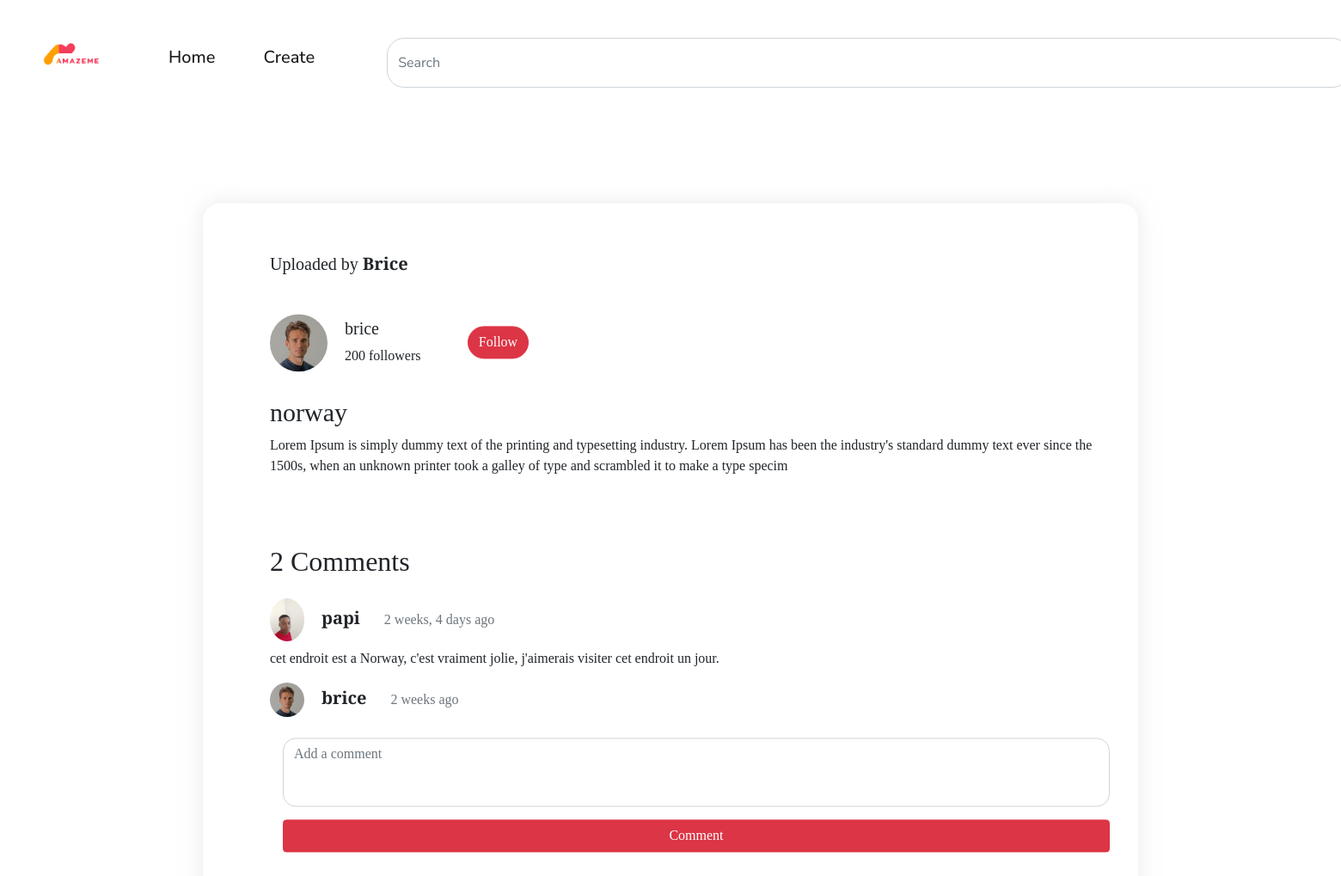
The page /post_view/norway on the database its author committed.
### app/models.py (models this page shows, shortened)
class Post(models.Model):
    image = models.ImageField(upload_to='images', null=False, blank=False)
    title = models.CharField(max_length=120, null=True, blank=True)
    description = models.TextField()
    author = models.ForeignKey(User, on_delete=models.CASCADE, blank=True)
    slug = models.SlugField(max_length=120, unique=True)
    created = models.DateTimeField(auto_now_add=True, null=True, blank=True)
    updated = models.DateTimeField(auto_now=True, null=True, blank=True)
    picuser = models.ForeignKey(ProfileUser,on_delete=models.SET_NULL, related_name='profile', blank=True, null=True)
    class Meta:
        ordering = ('-created', '-updated',)

class ProfileUser(models.Model):
    image = models.ImageField(upload_to='images', blank=True, null=True)
    user = models.OneToOneField(User, on_delete=models.CASCADE, blank=True)
    description = models.TextField()

class Comment(models.Model):
    post =  models.ForeignKey(Post, on_delete=models.CASCADE)
    body = models.TextField(blank=True, null=True)
    updated = models.DateTimeField(auto_now=True)
    created = models.DateTimeField(auto_now_add=True)
    author = models.ForeignKey(User, on_delete=models.CASCADE, null=True, blank=True)
    pic = models.ForeignKey(ProfileUser,on_delete=models.SET_NULL, related_name='pic', blank=True, null=True)

### app/views.py (the view, shortened to what this page needs)
# urls.py: path('post_view/<slug:slug>', views.postView, name='post-view'),
def postView(request, slug):
    view = Post.objects.get(slug=slug)
    comments = view.comment_set.all()
    comment_count = comments.count()
    comment = CommentForm(data=request.GET)
    postnavs = Post.objects.all().order_by('-created')[0:3]
    context = {'view': view,
               'comment': comment,
               'comments': comments,
               'comment_count': comment_count,
               'postnavs': postnavs
               }
    return render(request, 'app/post_view.html', context)

### app/forms.py
class CommentForm(forms.ModelForm):
    class Meta:
        model = Comment
        fields = ('body',)
        labels = {'body': _("")}
    def __init__(self, *args, **kwargs):
        super().__init__(*args, **kwargs)
        self.fields['body'].widget.attrs['placeholder'] = 'Add a comment'
        self.fields['body'].widget.attrs['class'] = 'form-control'

### app/templates/app/post_view.html (shortened to what this page needs)
{% extends 'main.html' %}
{% load static %}
{% block content %}
<section class="container-fluids d-flex justify-content-center">
    <div class="post-view container-register">
       <div class="d-flex flex-column align-items-start" style="margin-left: 30px">
            <div class="mt-2 mb-3">
                <p class="fs-5" style="font-size:50px">Uploaded by
                    <span class="me-4 fw-bold">{{view.author | title}}</span>
                </p>
            </div>
            <div class="d-flex align-items-center">
                <img class="rounded-circle" src="{{view.picuser.image.url}}" alt="" style="width: 67px;margin-right: 20px;"/>
                <div class="d-flex flex-column mt-3">
                    <h3 class="fs-5">{{view.author}}</h3>
                    <p>200 followers</p>
                </div>
                <button class="btn btn-danger rounded-pill" style="margin-left: 3.4em;" type="submit">Follow</button>
            </div>
        <h2 style="font-size:30px;margin-top:20px">{{view.title}}</h2>
        <p class="text-start">{{view.description}}</p>
        <h2 class="" style="font-size:32px;margin-top:2em;">{{comment_count}} Comment{{comment_count | pluralize}}</h2>
        <div class="d-flex flex-column justify-content-start align-items-start mt-3 view-comment">
            {% for coment in comments %}
            <div class="d-flex align-items-center justify-content-start">
                <img class="rounded-circle" src="{{coment.pic.image.url}}" alt="" style="width:40px;margin-right:20px;"/>
                <h4 class="fs-5 fw-bold mt-1">{{coment.author}}<span class="fw-normal fs-6 mx-4 text-muted"> {{coment.created | timesince}} ago</span></h4>
            </div>
            <p class="mt-2 text-start">{{coment.body}}</p>
            {% empty %}
            <p style="font-size:1.4em;" class="">Write your first comment</p>
            {% endfor %}
        </div>
            <form method="POST" class="view-post">
                {{comment}}
                <button type="submit" class="btn btn-danger">Comment</button>
            </form>
       </div>
    </div>
</section>
{% endblock content %}

### auths/static/auths/style.css (style rules this page uses)
.container-fluids { position: relative; flex-wrap: wrap; height: 60em; }
.container-register { display: flex; flex-direction: column; position: absolute; top: 5%; transform: translate(0, 5%); font-family: 'PT Serif', serif; -webkit-box-shadow: 0px 0px 23px 1px rgba(219, 219, 219, 0.56); -moz-box-shadow: 0px 0px 23px 1px rgba(219, 219, 219, 0.56); box-shadow: 0px 0px 23px 1px rgba(219, 219, 219, 0.56); border-radius: 20px; width: 40em; height: 50em; padding: 3em; margin-bottom: 20rem; }
.container-register img { text-align: center; margin: 0 auto; width: 10em; }
.container-register h2 { font-weight: 500; font-size: 50px; display: flex; flex-direction: column; align-items: center; }
.container-register form { display: flex; flex-direction: column; margin: 15px; }
.container-register form button { margin-top: 15px; }
.container-register p { text-align: center; }
.container-register form textarea { margin-top: 5px; border-radius: 15px; display: block; width: 100%; padding: 0.375rem 0.75rem; font-size: 1rem; font-weight: 400; line-height: 1.5; color: #212529; background-color: #fff; background-clip: padding-box; border: 1px solid #ced4da; -webkit-appearance: none; -moz-appearance: none; appearance: none; transition: border-color .15s ease-in-out, box-shadow .15s ease-in-out; }
.post-view { display: flex; flex-direction: row; position: absolute; top: 5%; transform: translate(0, 5%); font-family: 'PT Serif', serif; -webkit-box-shadow: 0px 0px 23px 1px rgba(219, 219, 219, 0.56); -moz-box-shadow: 0px 0px 23px 1px rgba(219, 219, 219, 0.56); box-shadow: 0px 0px 23px 1px rgba(219, 219, 219, 0.56); border-radius: 20px; width: 68em; min-height: 53em !important; padding: 3em; margin-bottom: 20em !important; overflow: hidden !important; }
.view-post { width: 100%; color: red; }
.view-post textarea { resize: none; height: 5em !important; }
.view-comment { overflow-y: scroll; height: 35em !important; }

### rows shown on the page
Post: author "Brice", picuser.image (picture), author "brice", title "norway", description "Lorem Ipsum is simply dummy text of the printing and typesetting industry. Lorem Ipsum has been the industry's standard dummy text ever since the 1500s, when an unknown printer took a galley of type and scrambled it to make a type specim"
Comment: pic.image (picture), author "papi", created "2 weeks, 4 days", body "cet endroit est a Norway, c'est vraiment jolie, j'aimerais visiter cet endroit un jour."
Comment: pic.image (picture), author "brice", created "2 weeks"

### other values the page prints
{{ comment_count }} "2"
{{ comment_count | pluralize }} "s"
